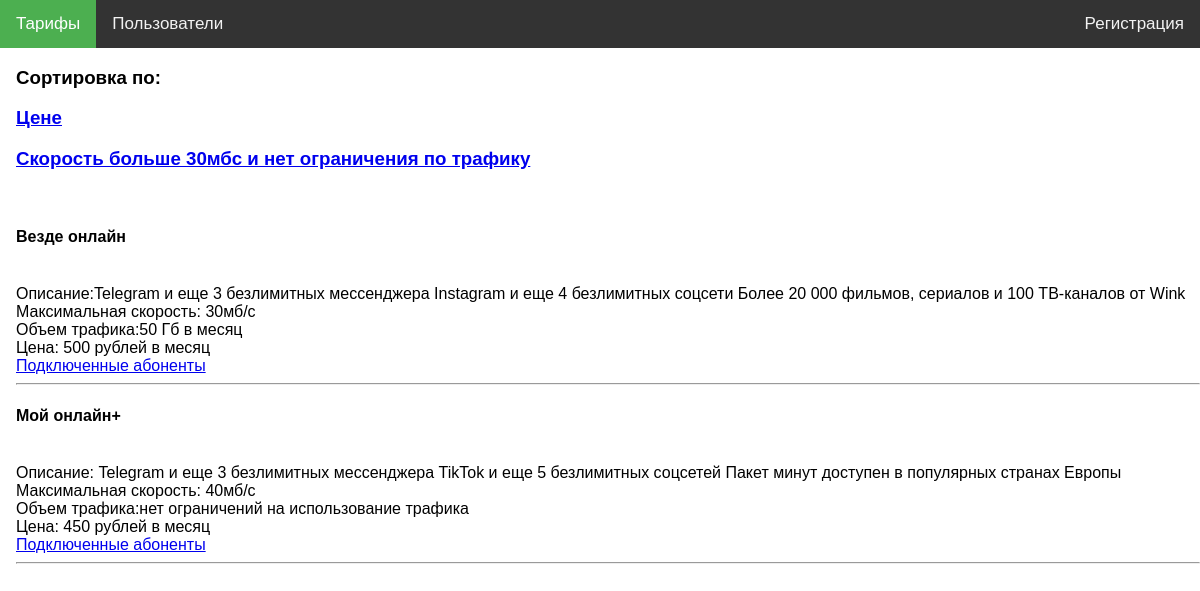
Screenshot of /catalog.php with the database file from the repository.
### tables this page shows
CREATE TABLE `provider_rates` (
  `id` int NOT NULL,
  `rateTitle` varchar(255) NOT NULL,
  `rateSpeed` int NOT NULL,
  `rateText` varchar(255) NOT NULL,
  `ratePrice` int NOT NULL,
  `rateVolume` int NOT NULL DEFAULT '0'
);

### catalog.php (the view, shortened to what this page needs)
<!DOCTYPE html>
<html lang="en">
<head>
</head>
<body>
<div class="topnav">
  <a class="active left" href="catalog.php">Тарифы</a>
  <a href="users.php" class= "left">Пользователи</a>
  <a href="reg.php" class = 'right'>Регистрация</a>
</div>
<div style="padding-left:16px">
<h3>Сортировка по: </h3>
<h3><a href="catalog.php?sort=ratePrice">Цене </a></h3>
<h3><a href="catalog.php?sort=rateSpeed&a=WHERE rateVolume = 0">Скорость больше 30мбс и нет ограничения по трафику</a></h3> <br>
    <?php
    $dbh = new PDO('mysql:dbname=Garanin;host=localhost' , 'Garanin' , 'rwuJiXRn');
    $sort = $_GET['sort'];
    if(!isset($sort)){
       $sort = "ratePrice";
    }
    $a = $_GET['a'];
    if(!isset($a)){
       $a = " ";
    }
    $sth = $dbh->prepare("SELECT provider_rates.id, provider_rates.rateTitle, provider_rates.rateText, provider_rates.ratePrice, provider_rates.rateVolume, provider_rates.rateSpeed
    FROM provider_rates
    $a
    ORDER BY provider_rates.$sort DESC LIMIT 5
    ");
    $sth->execute();
    $users = $sth->fetchAll();
    foreach ($users as $user) {
      $vol = $user['rateVolume'];
      if ($vol == 0) {
        $vol = "нет ограничений на использование трафика";
      }else{
        $vol = $vol . ' Гб в месяц';
      }
        echo '<h4>' . $user['rateTitle'] . ' </h4><br>Описание:' . $user['rateText'] .'<br>Максимальная скорость: '. $user['rateSpeed'] .'мб/c<br> Объем трафика:' .$vol .'<br> Цена: '. $user['ratePrice'] . ' рублей в месяц<br>'. '<a href ="str.php?num=' .$user['id']. ' ">Подключенные абоненты</a><hr>';
    }
echo "<br>";
    ?>
</body>
</html>
</body>
</html>

### catalog.php (style rules this page uses)
body { margin: 0; font-family: Arial, Helvetica, sans-serif; }
.topnav { overflow: hidden; background-color: #333; }
.left { float: left; }
.topnav a { color: #f2f2f2; text-align: center; padding: 14px 16px; text-decoration: none; font-size: 17px; }
.topnav a.active { background-color: #4CAF50; color: white; }
.right { float:right; }

### rows the page displays
provider_rates: rateTitle "Везде онлайн", rateText "Telegram и еще 3 безлимитных мессенджера Instagram и еще 4 безлимитных соцсети Более 20 000 фильмов, сериалов и 100 ТВ-каналов от Wink", rateSpeed "30", vol "50 Гб в месяц", ratePrice "500"
provider_rates: rateTitle "Мой онлайн+", rateText "Telegram и еще 3 безлимитных мессенджера TikTok и еще 5 безлимитных соцсетей Пакет минут доступен в популярных странах Европы", rateSpeed "40", rateVolume "нет ограничений на использование трафика", ratePrice "450"
